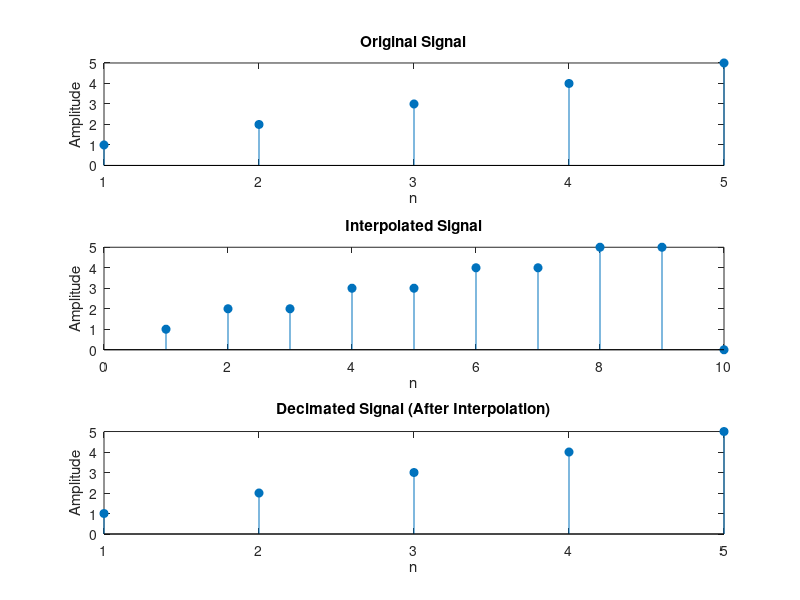

Here is the MATLAB script that generated this plot:
clc;
clear;
close all;

x = [1, 2, 3, 4, 5];

% Interpolation
L = 2; 
y_upsampled = upsample(x, L); 
h = ones(1, L); 
y_interp = conv(y_upsampled, h, 'same'); 

% Decimation
M = 2; 
y_decimated = downsample(y_interp, M); 

% Plot the results
subplot(3, 1, 1);
stem(x, 'filled');
title('Original Signal');
xlabel('n');
ylabel('Amplitude');

subplot(3, 1, 2);
stem(y_interp, 'filled');
title('Interpolated Signal');
xlabel('n');
ylabel('Amplitude');

subplot(3, 1, 3);
stem(y_decimated, 'filled');
title('Decimated Signal (After Interpolation)');
xlabel('n');
ylabel('Amplitude');
